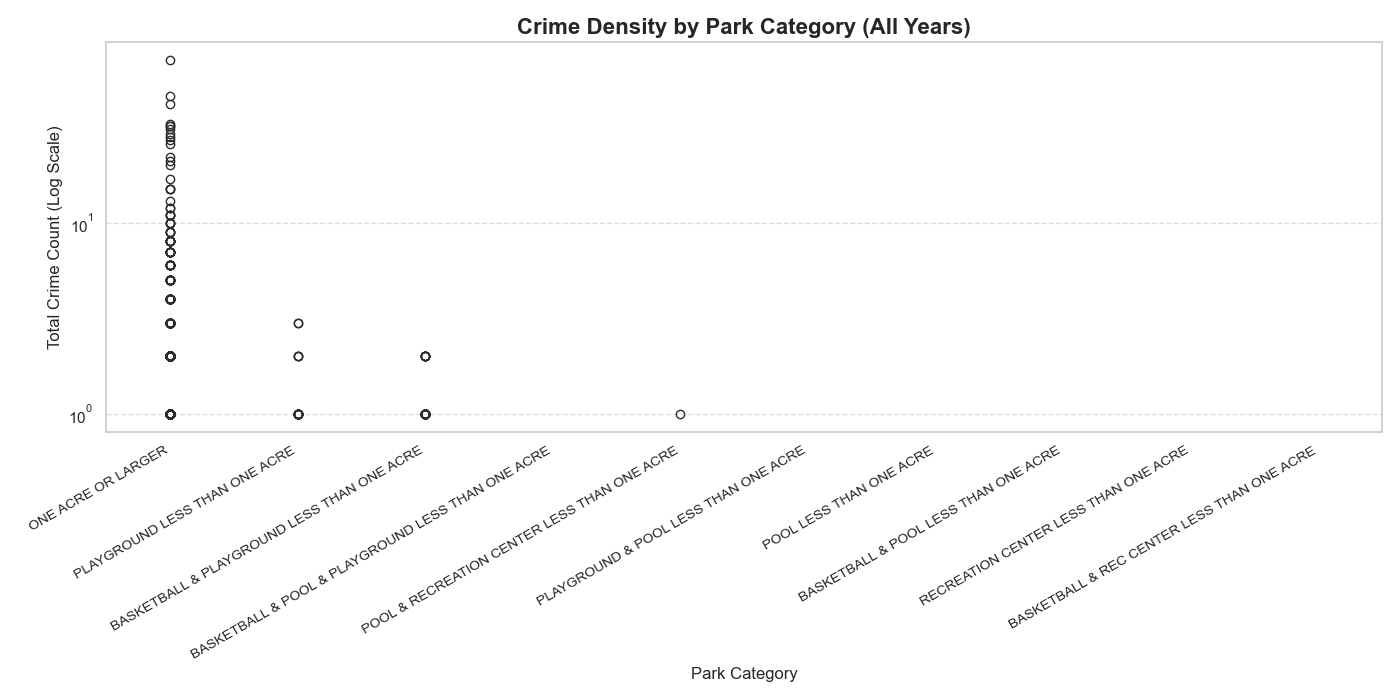

Source code (Python):
import pandas as pd
import matplotlib.pyplot as plt
import seaborn as sns

#loading data
df = pd.read_csv('combined_nyc_park_crime_stats.csv')

sns.set(style="whitegrid")

#determining the number of unique categories
num_categories = df['CATEGORY'].nunique()

#creating a longer palette
palette = sns.color_palette("flare", n_colors=num_categories)

#plotting
plt.figure(figsize=(14, 7))
sns.boxplot(
    data=df,
    x='CATEGORY',
    y='TOTAL',
    palette=palette
)

#log scale
plt.yscale('log')

plt.title('Crime Density by Park Category (All Years)', fontsize=16, fontweight='bold')
plt.xlabel('Park Category', fontsize=12)
plt.ylabel('Total Crime Count (Log Scale)', fontsize=12)

plt.xticks(rotation=30, ha='right', fontsize=10)
plt.grid(axis='y', linestyle='--', alpha=0.7)
plt.tight_layout()

plt.show()
